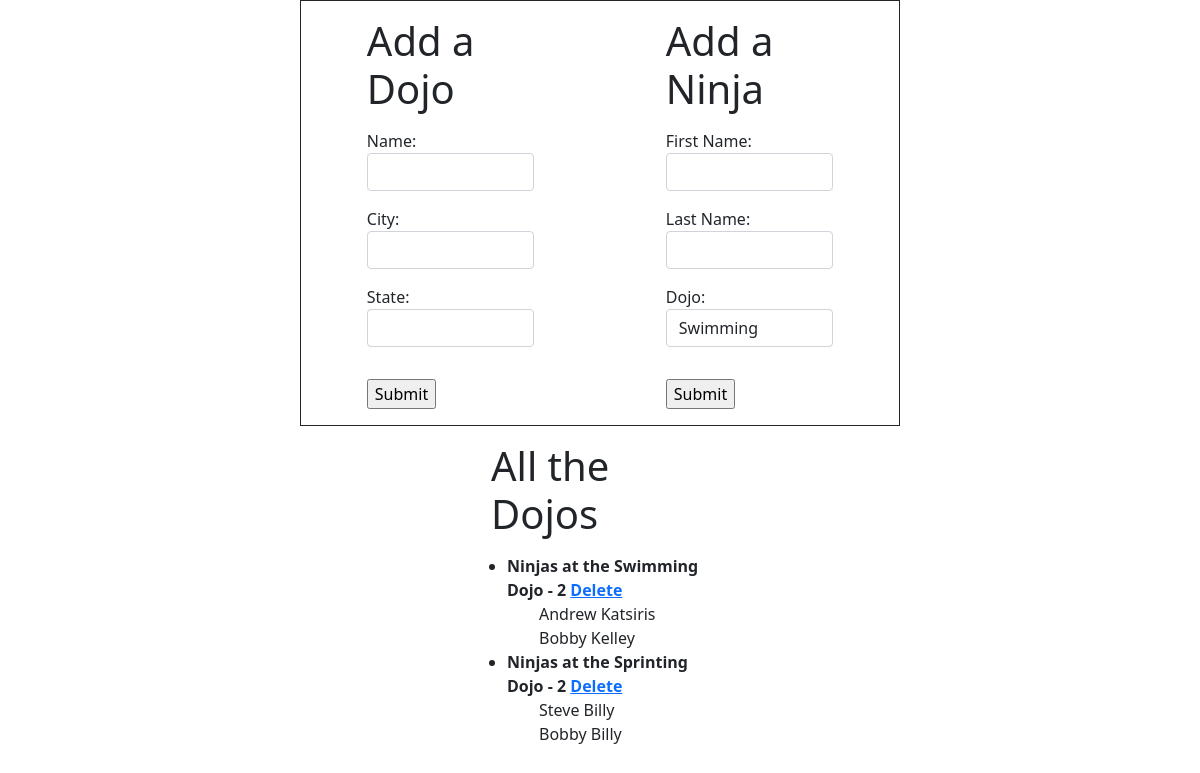
The page / on the database its author committed.
### dojos_ninjas_app/models.py (models this page shows)
class Dojo(models.Model):
    name = models.CharField(max_length=255)
    city = models.CharField(max_length=255)
    state = models.CharField(max_length=2)
    num_of_ninjas = models.IntegerField(default=0)
    desc = models.TextField()
    created_at = models.DateTimeField(auto_now_add=True)
    updated_at = models.DateTimeField(auto_now=True)

class Ninja(models.Model):
    dojo = models.ForeignKey(Dojo, related_name="ninjas", on_delete = models.CASCADE)
    first_name = models.CharField(max_length=255)
    last_name = models.CharField(max_length=255)
    created_at = models.DateTimeField(auto_now_add=True)
    updated_at = models.DateTimeField(auto_now=True)

### dojos_ninjas_app/views.py (the view)
# urls.py: path('', views.dashboard),
def dashboard(request):
    context = {
        "all_the_dojos": Dojo.objects.all(),
        "all_the_ninjas": Ninja.objects.all()
    }
    return render(request, 'dashboard.html', context)

### dojos_ninjas_app/templates/dashboard.html (shortened to what this page needs)
<!DOCTYPE html>
<html lang="en">
<head>
    <link href="https://cdn.jsdelivr.net/npm/bootstrap@5.0.2/dist/css/bootstrap.min.css" rel="stylesheet">
</head>
<body>
    <div class="border border-dark d-flex justify-content-center col-6 mx-auto">
        <div class="col-4 mx-auto">
            <h1 class="m-3">Add a Dojo</h1>
            <form action="create_dojo" method='post'>
                <div class="m-3 form-group">
                    <label for="name">Name: </label>
                    <input type="text" name="name" id="name" class="form-control">
                </div>
                <div class="m-3 form-group">
                    <label for="city">City: </label>
                    <input type="text" name="city" id="city" class="form-control">
                </div>
                <div class="m-3 form-group">
                    <label for="state">State: </label>
                    <input type="text" name="state" id="state" class="form-control">
                </div>
                <input type="submit" value="Submit" class="m-3">
            </form>
        </div>
        <div class="col-4 mx-auto">
            <h1 class="m-3">Add a Ninja</h1>
            <form action="create_ninja" method='post'>
                <div class="m-3 form-group">
                    <label for="first_name">First Name: </label>
                    <input type="text" name="first_name" id="first_name" class="form-control">
                </div>
                <div class="m-3 form-group">
                    <label for="last_name">Last Name: </label>
                    <input type="text" name="last_name" id="last_name" class="form-control">
                </div>
                <div class="m-3 form-group">
                    <label for="dojo">Dojo: </label>
                    <select name="dojo" id="dojo" class="form-control">
                        {% for dojo in all_the_dojos %}
                            <option value="{{dojo.id}}">{{dojo.name}}</option>
                        {% endfor %}
                    </select>
                </div>
                <input type="submit" value="Submit" class="m-3">
            </form>
        </div>
    </div>
    <div class="d-flex justify-content-center col-6 mx-auto">
        <div class="col-5">
            <h1 class="m-3">All the Dojos</h1>
            <ul>
            {% for dojo in all_the_dojos %}
                <li class="fw-bold">Ninjas at the {{ dojo.name }} Dojo - {{ dojo.num_of_ninjas }} <a href="delete_dojo/{{dojo.id}}">Delete</a></li>
                {% for ninja in all_the_ninjas %}
                    {% if ninja.dojo_id == dojo.id %}
                    <ol class="text-left">{{ninja.first_name}} {{ninja.last_name}}</ol>
                    {% endif %}
                {% endfor %}
            {% endfor %}
            </ul>
        </div>
    </div>
</body>
</html>

### rows shown on the page
Dojo: name "Swimming", num_of_ninjas "2"
Ninja: first_name "Andrew", last_name "Katsiris"
Ninja: first_name "Bobby", last_name "Kelley"
Dojo: name "Sprinting", num_of_ninjas "2"
Ninja: first_name "Steve", last_name "Billy"
Ninja: first_name "Bobby", last_name "Billy"

### other values the page prints
form field dojo "Swimming"
